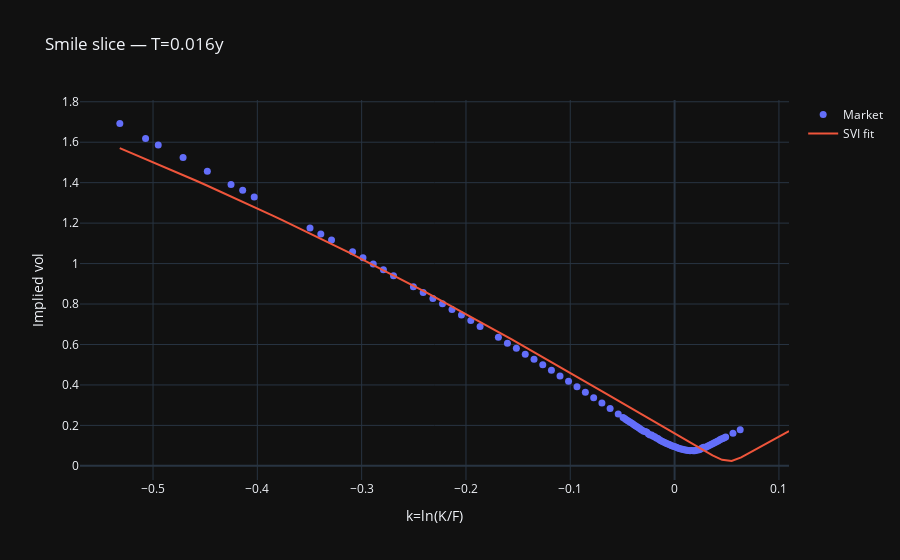
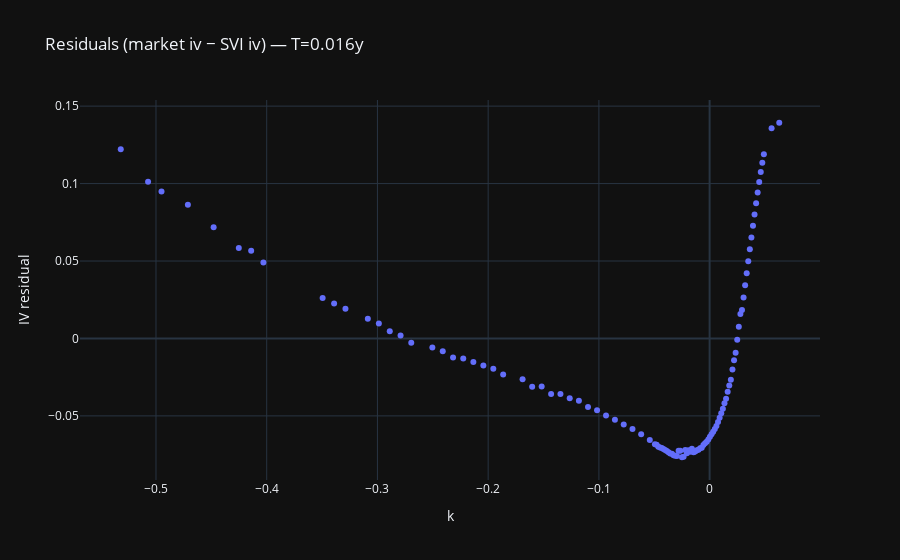

Notebook code for these charts, in order:
### Markdown cell above
## 7) One-click interactive dashboard

Controls:
- **Ticker** (e.g., SPY, AAPL, MSFT)
- **Use synthetic** (if market data fails)
- **Risk-free rate r**
- **Max expiries** to fetch
- **Filters** on OI/volume and bid/ask quality
- **Maturity selector** for smile slice

Outputs:
- Market scatter + SVI surface (3D)
- Smile slice + residual plot
- Arbitrage diagnostics

### Code cell
ticker_w = widgets.Text(value="SPY", description="Ticker")
use_synth_w = widgets.Checkbox(value=False, description="Use synthetic")
r_w = widgets.FloatSlider(value=0.02, min=0.0, max=0.08, step=0.0025, description="r")
max_exp_w = widgets.IntSlider(value=6, min=2, max=12, step=1, description="Max expiries")

min_oi_w = widgets.IntSlider(value=0, min=0, max=5000, step=50, description="Min OI")
min_vol_w = widgets.IntSlider(value=0, min=0, max=5000, step=50, description="Min Vol")
require_bidask_w = widgets.Checkbox(value=True, description="Prefer bid/ask mid (strict)")

build_btn = widgets.Button(description="Build surface", button_style="success")
out = widgets.Output()

display(widgets.VBox([
    widgets.HBox([ticker_w, use_synth_w, r_w, max_exp_w]),
    widgets.HBox([min_oi_w, min_vol_w, require_bidask_w, build_btn]),
    out
]))

def _apply_filters(df: pd.DataFrame, strict_bidask: bool) -> pd.DataFrame:
    df2 = df.copy()

    # basic iv sanity
    df2 = df2[np.isfinite(df2["iv"]) & (df2["iv"] > 0.01) & (df2["iv"] < 5.0)]

    # liquidity filters (optional)
    if "openInterest" in df2.columns:
        df2 = df2[(df2["openInterest"].fillna(0) >= min_oi_w.value)]
    if "volume" in df2.columns:
        df2 = df2[(df2["volume"].fillna(0) >= min_vol_w.value)]

    # strict bid/ask filter: keep only where bid/ask are valid
    # Note: many Yahoo chains have bid/ask = 0 even when lastPrice exists; strict mode can empty the dataset.
    if strict_bidask:
        if ("bid" in df2.columns) and ("ask" in df2.columns):
            ba_ok = (df2["bid"].fillna(-1) > 0) & (df2["ask"].fillna(-1) > 0) & (df2["ask"] >= df2["bid"])
            df2 = df2[ba_ok]

    return df2

def build_surface(_):
    with out:
        clear_output(wait=True)
        ticker = ticker_w.value.strip().upper()
        rr = float(r_w.value)
        max_exp = int(max_exp_w.value)

        # Load data
        if use_synth_w.value:
            S0, df = synthetic_surface(S0=100.0, r=rr, seed=SEED)
        else:
            try:
                S0, df = fetch_option_chain_yf(ticker, r=rr, max_expiries=max_exp)
            except Exception as e:
                print("⚠️ Market data failed -> switching to synthetic surface.")
                print("Reason:", e)
                S0, df = synthetic_surface(S0=100.0, r=rr, seed=SEED)

        # Apply filters: strict first, then relax automatically if it empties
        df_strict = _apply_filters(df, strict_bidask=bool(require_bidask_w.value))
        if df_strict.empty and require_bidask_w.value:
            print("⚠️ Strict bid/ask filtering removed all rows. Relaxing filter (keeping lastPrice-based mids).")
            df_strict = _apply_filters(df, strict_bidask=False)

        df = df_strict
        if df.empty:
            raise RuntimeError("No data after filtering. Reduce filters or tick 'Use synthetic'.")

        # Keep only maturities with enough points
        counts = df.groupby("T").size().sort_values(ascending=False)
        good_T = counts[counts >= 12].index.values
        df = df[df["T"].isin(good_T)].copy()

        if df.empty:
            raise RuntimeError("Not enough points per maturity after cleaning. Reduce filters or use synthetic mode.")

        print(f"Spot S0 ≈ {S0:.4f}")
        print("Maturities kept:", sorted(df["T"].unique()))
        display(df.head())

        # Calibrate SVI per maturity
        svi_params = calibrate_svi_surface(df, min_points=12)
        if svi_params.empty:
            raise RuntimeError("SVI calibration produced empty params. Try synthetic mode or reduce filters.")
        display(svi_params)

        Ts, k_grid, Z = build_surface_grids(df, svi_params, n_k=71)

        # Surface plot
        fig = plot_surface_market_and_svi(df, Ts, k_grid, Z, title="Implied Vol Surface — Market scatter + SVI fitted mesh")
        fig.show()
        fig.write_html(ASSETS_DIR / "vol_surface_market_vs_svi.html")

        # Smile slice selector
        T_slider = widgets.FloatSlider(
            value=float(Ts[len(Ts)//2]),
            min=float(Ts.min()),
            max=float(Ts.max()),
            step=float((Ts.max()-Ts.min())/50) if len(Ts) > 1 else 0.01,
            description="T slice"
        )
        display(T_slider)

        def show_slice(change=None):
            fig_s, T_sel = plot_smile_slice(df, svi_params, float(T_slider.value), k_grid)
            fig_s.show()

            resid = compute_residuals(df, svi_params)
            fig_r = px.scatter(
                resid[resid["T"] == T_sel],
                x="k", y="iv_resid",
                template="plotly_dark",
                title=f"Residuals (market iv − SVI iv) — T={T_sel:.3f}y"
            )
            fig_r.update_layout(xaxis_title="k", yaxis_title="IV residual")
            fig_r.show()

        T_slider.observe(show_slice, names="value")
        show_slice()

        # Arbitrage checks (on fitted surface)
        conv = []
        for i, T in enumerate(Ts):
            F = float(df[df["T"] == T]["F"].iloc[0])
            viol = butterfly_convexity_violations(float(T), F, rr, k_grid, Z[i, :], tol=1e-10)
            conv.append({"T": float(T), "butterfly_violation_rate": viol})
        conv_df = pd.DataFrame(conv)
        cal_viol = calendar_monotonicity_violations(Ts, Z, tol=1e-12)

        print("\n--- Static arbitrage diagnostics (basic) ---")
        display(conv_df)
        print(f"Calendar monotonicity violation rate (total variance decreasing): {cal_viol:.2%}")
        print("\nSaved:", (ASSETS_DIR / 'vol_surface_market_vs_svi.html').resolve())

build_btn.on_click(build_surface)
build_surface(None)

### Figure 1 — Plotly figure (JSON) as saved in the notebook; plotly's stock layout.template omitted (floating-point values rounded to 4 significant figures)
{"data": [{"marker": {"size": 7}, "mode": "markers", "name": "Market", "type": "scatter", "x": [-0.5318, -0.5071, -0.495, -0.4712, -0.4479, -0.4252, -0.414, -0.403, -0.3495, -0.3391, -0.3289, -0.3087, -0.2987, -0.2889, -0.2791, -0.2695, -0.2504, -0.241, -0.2317, -0.2225, -0.2134, -0.2043, -0.1954, -0.1865, -0.1689, -0.1603, -0.1517, -0.1432, -0.1347, -0.1264, -0.1181, -0.1098, -0.1017, -0.09357, -0.08554, -0.07757, -0.06966, -0.06182, -0.05404, -0.0494, -0.04786, -0.04632, -0.04478, -0.04324, -0.04171, -0.04018, -0.03865, -0.03713, -0.0356, -0.03408, -0.03257, -0.03105, -0.02954, -0.02802, -0.02651, -0.02501, -0.0235, -0.022, -0.0205, -0.019, -0.0175, -0.01601, -0.01452, -0.01303, -0.01154, -0.01006, -0.008576, -0.007096, -0.005618, -0.004142, -0.002668, -0.001196, 0.0002734, 0.001741, 0.003206, 0.004669, 0.00613, 0.007589, 0.009045, 0.0105, 0.01195, 0.0134, 0.01485, 0.0163, 0.01774, 0.01918, 0.02062, 0.02206, 0.0235, 0.02493, 0.02636, 0.02779, 0.02922, 0.03064, 0.03207, 0.03349, 0.03491, 0.03633, 0.03774, 0.03916, 0.04057, 0.04198, 0.04338, 0.04479, 0.04619, 0.04759, 0.04899, 0.05596, 0.06288], "y": [1.693, 1.619, 1.586, 1.524, 1.457, 1.391, 1.363, 1.329, 1.175, 1.146, 1.116, 1.058, 1.029, 0.9983, 0.9697, 0.9393, 0.8849, 0.8568, 0.8272, 0.8011, 0.7733, 0.7457, 0.7181, 0.6892, 0.6358, 0.6059, 0.5812, 0.5516, 0.5267, 0.4994, 0.4731, 0.4448, 0.4183, 0.3908, 0.364, 0.3369, 0.3102, 0.2831, 0.256, 0.2393, 0.2343, 0.2283, 0.2232, 0.2181, 0.2129, 0.2077, 0.2024, 0.197, 0.1915, 0.1868, 0.1812, 0.1763, 0.1716, 0.1704, 0.1658, 0.1571, 0.1529, 0.1526, 0.1461, 0.1435, 0.138, 0.1354, 0.1286, 0.1246, 0.1209, 0.1168, 0.1134, 0.1092, 0.1064, 0.1032, 0.09976, 0.0968, 0.09413, 0.09135, 0.08849, 0.0859, 0.08355, 0.08167, 0.08009, 0.0786, 0.07724, 0.07649, 0.07505, 0.07533, 0.07514, 0.07461, 0.07693, 0.07861, 0.07937, 0.08357, 0.08774, 0.09188, 0.09038, 0.09428, 0.09815, 0.102, 0.1058, 0.1096, 0.1134, 0.1172, 0.121, 0.1247, 0.1284, 0.1321, 0.1358, 0.1395, 0.1432, 0.1613, 0.179]}, {"mode": "lines", "name": "SVI fit", "type": "scatter", "x": [-0.5319, -0.5227, -0.5136, -0.5044, -0.4952, -0.4861, -0.4769, -0.4677, -0.4586, -0.4494, -0.4402, -0.4311, -0.4219, -0.4127, -0.4036, -0.3944, -0.3853, -0.3761, -0.3669, -0.3578, -0.3486, -0.3394, -0.3303, -0.3211, -0.3119, -0.3028, -0.2936, -0.2844, -0.2753, -0.2661, -0.2569, -0.2478, -0.2386, -0.2294, -0.2203, -0.2111, -0.2019, -0.1928, -0.1836, -0.1744, -0.1653, -0.1561, -0.147, -0.1378, -0.1286, -0.1195, -0.1103, -0.1011, -0.09196, -0.0828, -0.07363, -0.06447, -0.0553, -0.04614, -0.03697, -0.0278, -0.01864, -0.009474, -0.0003089, 0.008856, 0.01802, 0.02719, 0.03635, 0.04552, 0.05468, 0.06385, 0.07301, 0.08218, 0.09134, 0.1005, 0.1097], "y": [1.571, 1.551, 1.532, 1.512, 1.491, 1.471, 1.451, 1.43, 1.409, 1.388, 1.367, 1.346, 1.325, 1.303, 1.281, 1.259, 1.237, 1.215, 1.192, 1.17, 1.147, 1.124, 1.101, 1.077, 1.054, 1.03, 1.006, 0.9819, 0.9575, 0.933, 0.9083, 0.8835, 0.8584, 0.8332, 0.8077, 0.7822, 0.7564, 0.7305, 0.7044, 0.6781, 0.6517, 0.6251, 0.5984, 0.5716, 0.5446, 0.5175, 0.4903, 0.463, 0.4356, 0.4082, 0.3806, 0.353, 0.3253, 0.2977, 0.2699, 0.2422, 0.2145, 0.1869, 0.1593, 0.1319, 0.1046, 0.07779, 0.05196, 0.02963, 0.02398, 0.04215, 0.06683, 0.09286, 0.1193, 0.1458, 0.1723]}], "layout": {"title": {"text": "Smile slice — T=0.016y"}, "xaxis": {"title": {"text": "k=ln(K/F)"}}, "yaxis": {"title": {"text": "Implied vol"}}}}

### Figure 2 — Plotly figure (JSON) as saved in the notebook; plotly's stock layout.template omitted (floating-point values rounded to 4 significant figures)
{"data": [{"hovertemplate": "k=%{x}<br>iv_resid=%{y}<extra></extra>", "legendgroup": "", "marker": {"color": "#636efa", "symbol": "circle"}, "mode": "markers", "name": "", "orientation": "v", "showlegend": false, "type": "scatter", "x": [-0.5318, -0.5071, -0.495, -0.4712, -0.4479, -0.4252, -0.414, -0.403, -0.3495, -0.3391, -0.3289, -0.3087, -0.2987, -0.2889, -0.2791, -0.2695, -0.2504, -0.241, -0.2317, -0.2225, -0.2134, -0.2043, -0.1954, -0.1865, -0.1689, -0.1603, -0.1517, -0.1432, -0.1347, -0.1264, -0.1181, -0.1098, -0.1017, -0.09357, -0.08554, -0.07757, -0.06966, -0.06182, -0.05404, -0.0494, -0.04786, -0.04632, -0.04478, -0.04324, -0.04171, -0.04018, -0.03865, -0.03713, -0.0356, -0.03408, -0.03257, -0.03105, -0.02954, -0.02802, -0.02651, -0.02501, -0.0235, -0.022, -0.0205, -0.019, -0.0175, -0.01601, -0.01452, -0.01303, -0.01154, -0.01006, -0.008576, -0.007096, -0.005618, -0.004142, -0.002668, -0.001196, 0.0002734, 0.001741, 0.003206, 0.004669, 0.00613, 0.007589, 0.009045, 0.0105, 0.01195, 0.0134, 0.01485, 0.0163, 0.01774, 0.01918, 0.02062, 0.02206, 0.0235, 0.02493, 0.02636, 0.02779, 0.02922, 0.03064, 0.03207, 0.03349, 0.03491, 0.03633, 0.03774, 0.03916, 0.04057, 0.04198, 0.04338, 0.04479, 0.04619, 0.04759, 0.04899, 0.05596, 0.06288], "xaxis": "x", "y": [0.1222, 0.1012, 0.0949, 0.08631, 0.07183, 0.05847, 0.05665, 0.04909, 0.02613, 0.02258, 0.01917, 0.01275, 0.00972, 0.00469, 0.001943, -0.002711, -0.005764, -0.008185, -0.0123, -0.01286, -0.01513, -0.01738, -0.01961, -0.0233, -0.02634, -0.03123, -0.03099, -0.03579, -0.03593, -0.03854, -0.04027, -0.04418, -0.04634, -0.04967, -0.05243, -0.05557, -0.05845, -0.06192, -0.06549, -0.06826, -0.06855, -0.06993, -0.07033, -0.0708, -0.07135, -0.07197, -0.07266, -0.07343, -0.07427, -0.07439, -0.07542, -0.07578, -0.07591, -0.0725, -0.07249, -0.0767, -0.07634, -0.07208, -0.07405, -0.07214, -0.0731, -0.07121, -0.07349, -0.07297, -0.07221, -0.07189, -0.07083, -0.07054, -0.06883, -0.06765, -0.06664, -0.06518, -0.06343, -0.06181, -0.06027, -0.05848, -0.05646, -0.05397, -0.05121, -0.04835, -0.04539, -0.04182, -0.03896, -0.03439, -0.03031, -0.02658, -0.02002, -0.01411, -0.009151, -0.000768, 0.007561, 0.01583, 0.01844, 0.0264, 0.03431, 0.04215, 0.04993, 0.05762, 0.06522, 0.07271, 0.08007, 0.08728, 0.09428, 0.101, 0.1075, 0.1135, 0.119, 0.1357, 0.1393], "yaxis": "y"}], "layout": {"legend": {"tracegroupgap": 0}, "title": {"text": "Residuals (market iv − SVI iv) — T=0.016y"}, "xaxis": {"anchor": "y", "domain": [0, 1], "title": {"text": "k"}}, "yaxis": {"anchor": "x", "domain": [0, 1], "title": {"text": "IV residual"}}}}
